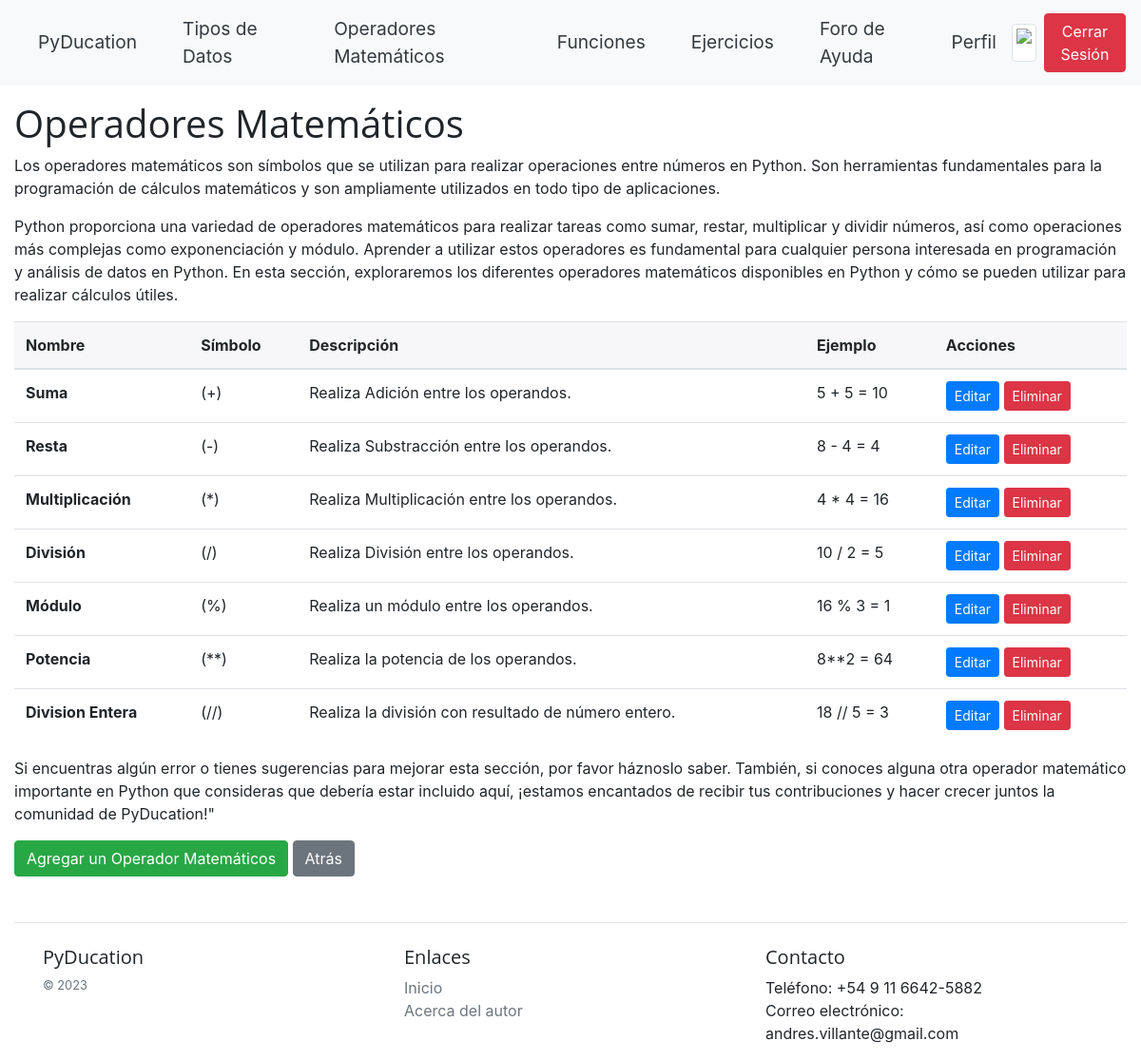
Page /math_operators/ (signed in) on the committed database.
### blog/models.py (models this page shows, shortened)
class MathOperator(models.Model):
    name = models.CharField(max_length=50)
    symbol = models.CharField(max_length=10)
    description = models.TextField(blank=True, null=True)
    example = models.CharField(max_length=50, blank=True, null=True)
    math_operator_created_by = models.ForeignKey(
        User,
        on_delete=models.CASCADE,
        related_name='math_operators_create',
        null=True,
        blank=True,
        default=None,
    )

### blog/views.py (the view)
# urls.py: path('math_operators/', MathOperatorListView.as_view(), name='math_operator_list'),
class MathOperatorListView(ListView):
    model = MathOperator
    template_name = 'math_operators/math_operator_list.html'
    context_object_name = 'math_operators'

### PyDucation/templates/math_operators/math_operator_list.html
{% extends 'PyDucation/base.html' %}
{% block content %}
  <h1>Operadores Matemáticos</h1>
  <p>Los operadores matemáticos son símbolos que se utilizan para realizar operaciones entre números en Python. Son herramientas fundamentales para la programación de cálculos matemáticos y son ampliamente utilizados en todo tipo de aplicaciones.</p>
  <p>Python proporciona una variedad de operadores matemáticos para realizar tareas como sumar, restar, multiplicar y dividir números, así como operaciones más complejas como exponenciación y módulo. Aprender a utilizar estos operadores es fundamental para cualquier persona interesada en programación y análisis de datos en Python. En esta sección, exploraremos los diferentes operadores matemáticos disponibles en Python y cómo se pueden utilizar para realizar cálculos útiles.</p>
  <table class="table">
    <thead>
      <tr>
        <th>Nombre</th>
        <th>Símbolo</th>
        <th>Descripción</th>
        <th>Ejemplo</th>
        <th>Acciones</th>
      </tr>
    </thead>
    <tbody>
      {% for math_operator in math_operators %}
      <tr>
        <td><strong>{{ math_operator.name }}</strong></td>
        <td>{{ math_operator.symbol }}</td>
        <td>{{ math_operator.description }}</td>
        <td>{{ math_operator.example }}</td>
        <td>
          <a href="{% url 'math_operator_update' math_operator.pk %}" class="btn btn-primary btn-sm">Editar</a>
          <a href="{% url 'math_operator_delete' math_operator.pk %}" class="btn btn-danger btn-sm">Eliminar</a>
        </td>
      </tr>
      {% empty %}
      <tr>
        <td colspan="5">No math operators found.</td>
      </tr>
      {% endfor %}
    </tbody>
  </table>
  <p>Si encuentras algún error o tienes sugerencias para mejorar esta sección, por favor háznoslo saber. También, si conoces alguna otra operador matemático importante en Python que consideras que debería estar incluido aquí, ¡estamos encantados de recibir tus contribuciones y hacer crecer juntos la comunidad de PyDucation!"</p>
  <a href="{% url 'math_operator_create' %}" class="btn btn-success">Agregar un Operador Matemáticos</a>
  <a href="{% url 'pyducation' %}" class="btn btn-secondary">Atrás</a>
{% endblock %}

### static/css/base.css (style rules this page uses)
body { font-family: "Helvetica Neue", Helvetica, Arial, sans-serif; color: #333; background-color: #f9f9f9; line-height: 1.5; }
h1, h2, h3, h4, h5, h6 { font-family: "Open Sans", sans-serif; font-weight: 700; line-height: 1.2; margin: 1em 0; }
a { color: #0074d9; text-decoration: none; }
table { border-collapse: collapse; width: 100%; max-width: 100%; margin-bottom: 1rem; background-color: transparent; }
td, th { padding: 0.75rem; vertical-align: top; border-top: 1px solid #eceeef; }
th { font-weight: bold; text-align: left; background-color: #f7f7f9; }

### rows in the picture
MathOperator: name "Suma", symbol "(+)", description "Realiza Adición entre los operandos.", example "5 + 5 = 10"
MathOperator: name "Resta", symbol "(-)", description "Realiza Substracción entre los operandos.", example "8 - 4 = 4"
MathOperator: name "Multiplicación", symbol "(*)", description "Realiza Multiplicación entre los operandos.", example "4 * 4 = 16"
MathOperator: name "División", symbol "(/)", description "Realiza División entre los operandos.", example "10 / 2 = 5"
MathOperator: name "Módulo", symbol "(%)", description "Realiza un módulo entre los operandos.", example "16 % 3 = 1"
MathOperator: name "Potencia", symbol "(**)", description "Realiza la potencia de los operandos.", example "8**2 = 64"
MathOperator: name "Division Entera", symbol "(//)", description "Realiza la división con resultado de número entero.", example "18 // 5 = 3"
